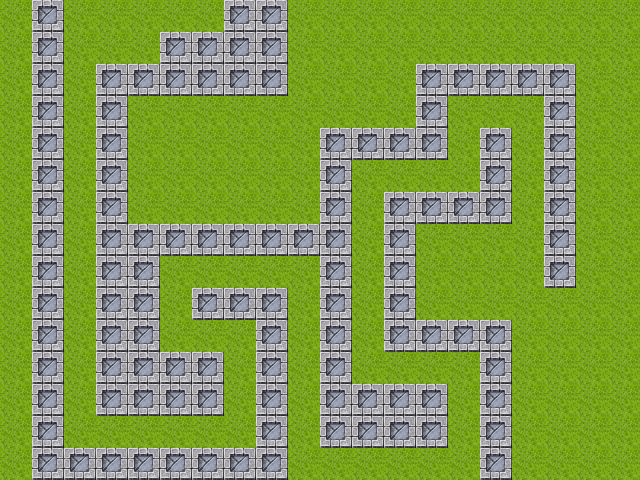

Tiled map render using the project's own tile images. Description and the whole map definition, tile-layer contents included, below:
An orthogonal 20x15 tile map with 32x32 px tiles, 1 tile layer (Camada de Tiles 1), 4 tilesets.

<map version="1.0" orientation="orthogonal" width="20" height="15" tilewidth="32" tileheight="32">
 <tileset firstgid="1" name="tiles" tilewidth="32" tileheight="32">
  <image source="tiles.png" width="512" height="416" />
 </tileset>
 <tileset firstgid="209" name="tiles" tilewidth="32" tileheight="32">
  <image source="tiles.png" width="512" height="416" />
 </tileset>
 <tileset firstgid="417" name="tiless" tilewidth="32" tileheight="32">
  <image source="tiless.png" width="512" height="416" />
 </tileset>
 <tileset firstgid="625" name="tilesss" tilewidth="32" tileheight="32">
  <image source="tilesss.png" width="512" height="416" />
 </tileset>
 <layer name="Camada de Tiles 1" width="20" height="15">
  <data>
   <tile gid="611" />
   <tile gid="612" />
   <tile gid="611" />
   <tile gid="611" />
   <tile gid="611" />
   <tile gid="611" />
   <tile gid="611" />
   <tile gid="612" />
   <tile gid="612" />
   <tile gid="611" />
   <tile gid="611" />
   <tile gid="611" />
   <tile gid="611" />
   <tile gid="611" />
   <tile gid="611" />
   <tile gid="611" />
   <tile gid="611" />
   <tile gid="611" />
   <tile gid="611" />
   <tile gid="611" />
   <tile gid="611" />
   <tile gid="612" />
   <tile gid="611" />
   <tile gid="611" />
   <tile gid="611" />
   <tile gid="612" />
   <tile gid="612" />
   <tile gid="612" />
   <tile gid="612" />
   <tile gid="611" />
   <tile gid="611" />
   <tile gid="611" />
   <tile gid="611" />
   <tile gid="611" />
   <tile gid="611" />
   <tile gid="611" />
   <tile gid="611" />
   <tile gid="611" />
   <tile gid="611" />
   <tile gid="611" />
   <tile gid="611" />
   <tile gid="612" />
   <tile gid="611" />
   <tile gid="612" />
   <tile gid="612" />
   <tile gid="612" />
   <tile gid="612" />
   <tile gid="612" />
   <tile gid="612" />
   <tile gid="611" />
   <tile gid="611" />
   <tile gid="611" />
   <tile gid="611" />
   <tile gid="612" />
   <tile gid="612" />
   <tile gid="612" />
   <tile gid="612" />
   <tile gid="612" />
   <tile gid="611" />
   <tile gid="611" />
   <tile gid="611" />
   <tile gid="612" />
   <tile gid="611" />
   <tile gid="612" />
   <tile gid="611" />
   <tile gid="611" />
   <tile gid="611" />
   <tile gid="611" />
   <tile gid="611" />
   <tile gid="611" />
   <tile gid="611" />
   <tile gid="611" />
   <tile gid="611" />
   <tile gid="612" />
   <tile gid="611" />
   <tile gid="611" />
   <tile gid="611" />
   <tile gid="612" />
   <tile gid="611" />
   <tile gid="611" />
   <tile gid="611" />
   <tile gid="612" />
   <tile gid="611" />
   <tile gid="612" />
   <tile gid="611" />
   <tile gid="611" />
   <tile gid="611" />
   <tile gid="611" />
   <tile gid="611" />
   <tile gid="611" />
   <tile gid="612" />
   <tile gid="612" />
   <tile gid="612" />
   <tile gid="612" />
   <tile gid="611" />
   <tile gid="612" />
   <tile gid="611" />
   <tile gid="612" />
   <tile gid="611" />
   <tile gid="611" />
   <tile gid="611" />
   <tile gid="612" />
   <tile gid="611" />
   <tile gid="612" />
   <tile gid="611" />
   <tile gid="611" />
   <tile gid="611" />
   <tile gid="611" />
   <tile gid="611" />
   <tile gid="611" />
   <tile gid="612" />
   <tile gid="611" />
   <tile gid="611" />
   <tile gid="611" />
   <tile gid="611" />
   <tile gid="612" />
   <tile gid="611" />
   <tile gid="612" />
   <tile gid="611" />
   <tile gid="1" />
   <tile gid="611" />
   <tile gid="612" />
   <tile gid="611" />
   <tile gid="612" />
   <tile gid="611" />
   <tile gid="611" />
   <tile gid="611" />
   <tile gid="611" />
   <tile gid="611" />
   <tile gid="611" />
   <tile gid="612" />
   <tile gid="611" />
   <tile gid="612" />
   <tile gid="612" />
   <tile gid="612" />
   <tile gid="612" />
   <tile gid="611" />
   <tile gid="612" />
   <tile gid="611" />
   <tile gid="1" />
   <tile gid="611" />
   <tile gid="612" />
   <tile gid="611" />
   <tile gid="612" />
   <tile gid="612" />
   <tile gid="612" />
   <tile gid="612" />
   <tile gid="612" />
   <tile gid="612" />
   <tile gid="612" />
   <tile gid="612" />
   <tile gid="611" />
   <tile gid="612" />
   <tile gid="611" />
   <tile gid="611" />
   <tile gid="611" />
   <tile gid="611" />
   <tile gid="612" />
   <tile gid="611" />
   <tile gid="1" />
   <tile gid="611" />
   <tile gid="612" />
   <tile gid="611" />
   <tile gid="612" />
   <tile gid="612" />
   <tile gid="611" />
   <tile gid="611" />
   <tile gid="611" />
   <tile gid="611" />
   <tile gid="611" />
   <tile gid="612" />
   <tile gid="611" />
   <tile gid="612" />
   <tile gid="611" />
   <tile gid="611" />
   <tile gid="611" />
   <tile gid="611" />
   <tile gid="612" />
   <tile gid="611" />
   <tile gid="611" />
   <tile gid="611" />
   <tile gid="612" />
   <tile gid="611" />
   <tile gid="612" />
   <tile gid="612" />
   <tile gid="611" />
   <tile gid="612" />
   <tile gid="612" />
   <tile gid="612" />
   <tile gid="611" />
   <tile gid="612" />
   <tile gid="611" />
   <tile gid="612" />
   <tile gid="611" />
   <tile gid="611" />
   <tile gid="611" />
   <tile gid="611" />
   <tile gid="611" />
   <tile gid="611" />
   <tile gid="611" />
   <tile gid="611" />
   <tile gid="612" />
   <tile gid="611" />
   <tile gid="612" />
   <tile gid="612" />
   <tile gid="611" />
   <tile gid="611" />
   <tile gid="611" />
   <tile gid="612" />
   <tile gid="611" />
   <tile gid="612" />
   <tile gid="611" />
   <tile gid="612" />
   <tile gid="612" />
   <tile gid="612" />
   <tile gid="612" />
   <tile gid="611" />
   <tile gid="611" />
   <tile gid="611" />
   <tile gid="611" />
   <tile gid="611" />
   <tile gid="612" />
   <tile gid="611" />
   <tile gid="612" />
   <tile gid="612" />
   <tile gid="612" />
   <tile gid="612" />
   <tile gid="611" />
   <tile gid="612" />
   <tile gid="611" />
   <tile gid="612" />
   <tile gid="611" />
   <tile gid="611" />
   <tile gid="611" />
   <tile gid="611" />
   <tile gid="612" />
   <tile gid="611" />
   <tile gid="611" />
   <tile gid="611" />
   <tile gid="611" />
   <tile gid="611" />
   <tile gid="612" />
   <tile gid="611" />
   <tile gid="612" />
   <tile gid="612" />
   <tile gid="612" />
   <tile gid="612" />
   <tile gid="611" />
   <tile gid="612" />
   <tile gid="611" />
   <tile gid="612" />
   <tile gid="612" />
   <tile gid="612" />
   <tile gid="612" />
   <tile gid="611" />
   <tile gid="612" />
   <tile gid="611" />
   <tile gid="611" />
   <tile gid="611" />
   <tile gid="611" />
   <tile gid="611" />
   <tile gid="612" />
   <tile gid="611" />
   <tile gid="611" />
   <tile gid="611" />
   <tile gid="611" />
   <tile gid="611" />
   <tile gid="611" />
   <tile gid="612" />
   <tile gid="611" />
   <tile gid="612" />
   <tile gid="612" />
   <tile gid="612" />
   <tile gid="612" />
   <tile gid="611" />
   <tile gid="612" />
   <tile gid="611" />
   <tile gid="611" />
   <tile gid="611" />
   <tile gid="611" />
   <tile gid="611" />
   <tile gid="612" />
   <tile gid="612" />
   <tile gid="612" />
   <tile gid="612" />
   <tile gid="612" />
   <tile gid="612" />
   <tile gid="612" />
   <tile gid="612" />
   <tile gid="611" />
   <tile gid="611" />
   <tile gid="611" />
   <tile gid="611" />
   <tile gid="611" />
   <tile gid="611" />
   <tile gid="612" />
   <tile gid="611" />
   <tile gid="611" />
   <tile gid="611" />
   <tile gid="611" />
  </data>
 </layer>
</map>
